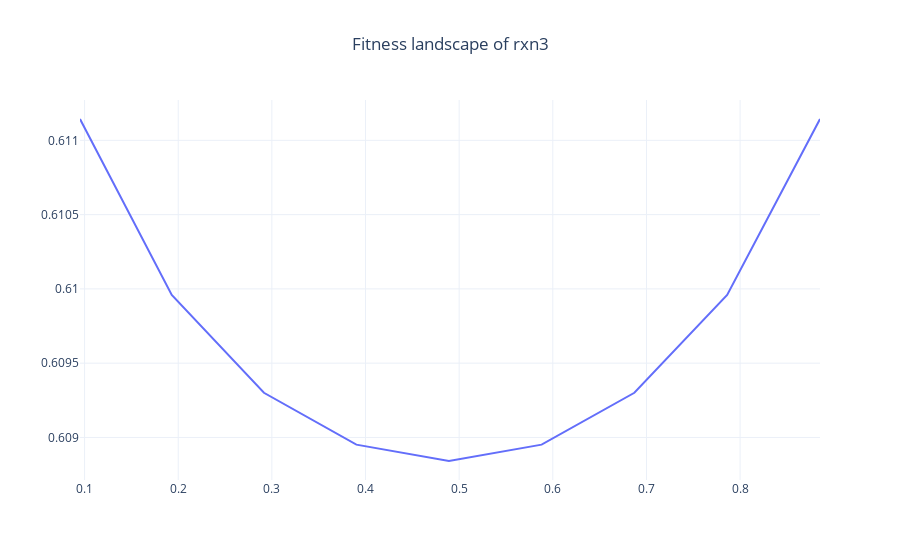

The cell this chart's notebook holds for it:
### Markdown cell above
We can vizualize a beautiful fitness landscape with two optima.

### Code cell
fig = model.create_figure("Fitness landscape of rxn3")
model.add_trajectory(fig, source="data", x_var="f_rxn3", y_var="mu", name="Fitness landscape of rxn3", data=res)
fig.show()

### Figure 1 — Plotly figure (JSON) as saved in the notebook; plotly's stock layout.template omitted (floating-point values rounded to 4 significant figures)
{"data": [{"mode": "lines", "name": "Fitness landscape of rxn3", "type": "scatter", "x": [0.8853, 0.7862, 0.6871, 0.588, 0.4891, 0.3902, 0.2915, 0.1931, 0.09511], "y": [0.6111, 0.61, 0.6093, 0.609, 0.6088, 0.609, 0.6093, 0.61, 0.6111]}], "layout": {"legend": {"orientation": "h", "x": 1, "xanchor": "right", "y": 1.02, "yanchor": "bottom"}, "plot_bgcolor": "white", "title": {"text": "Fitness landscape of rxn3", "x": 0.5}}}
